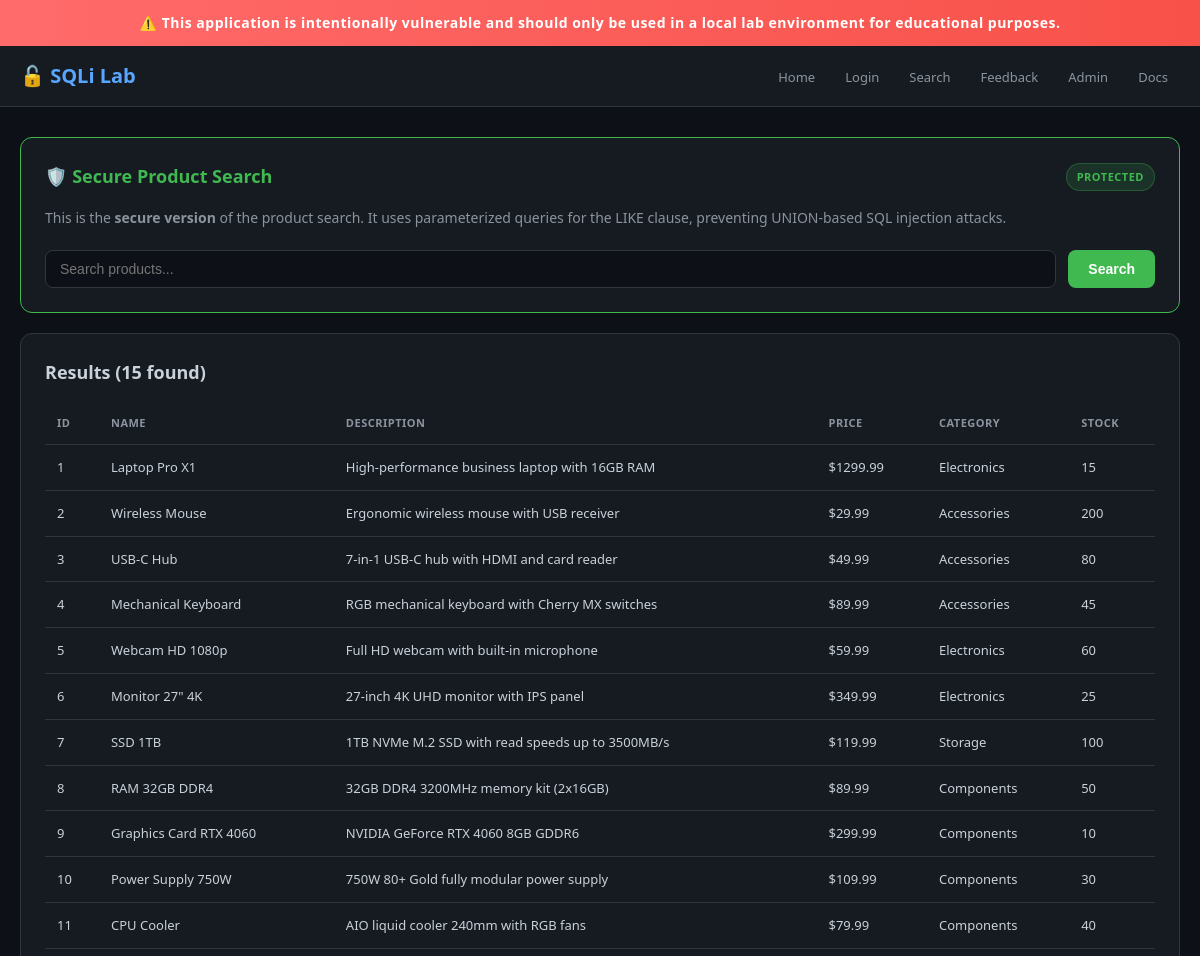
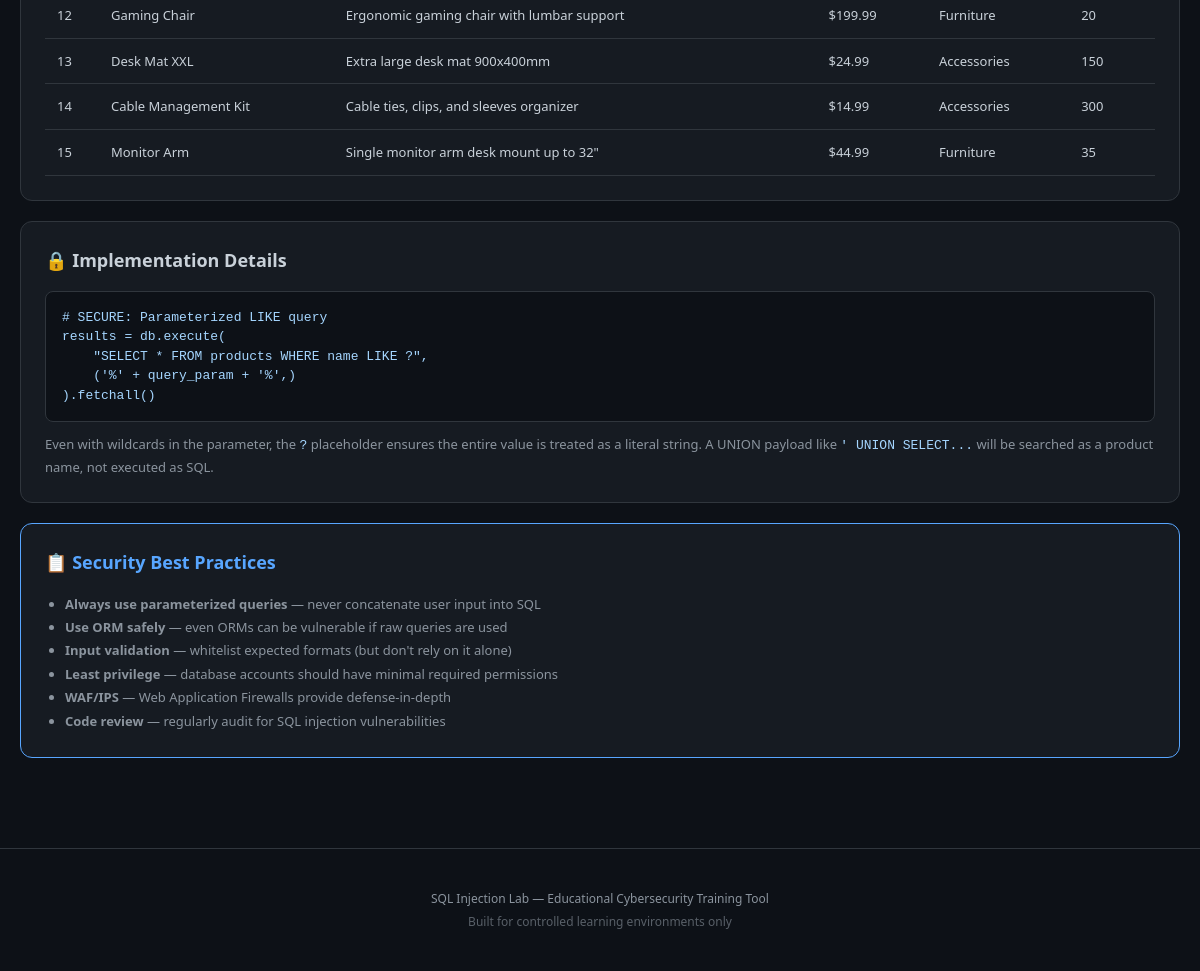
Page /secure/search on the committed database (2 pictures, top to bottom).
### tables this page shows
CREATE TABLE products (
    id INTEGER PRIMARY KEY AUTOINCREMENT,
    name TEXT NOT NULL,
    description TEXT,
    price REAL,
    category TEXT,
    stock INTEGER DEFAULT 0
);

### app.py (the view)
@app.route('/secure/search')
def secure_search():
    query_param = request.args.get('q', '')
    db = get_db()
    results = db.execute(
        "SELECT * FROM products WHERE name LIKE ?",
        ('%' + query_param + '%',)
    ).fetchall()
    return render_template('secure_search.html', results=results, query=query_param)

### app.py (called while the page is built)
def get_db():
    if 'db' not in g:
        g.db = sqlite3.connect(DATABASE)
        g.db.row_factory = sqlite3.Row
    return g.db

### templates/secure_search.html (shortened to what this page needs)
{% extends "base.html" %}
{% block content %}
<div class="card" style="border-color: var(--success);">
    <div class="card-header">
        <span class="card-title" style="color: var(--success);">🛡️ Secure Product Search</span>
        <span class="badge badge-success">Protected</span>
    </div>
    <p style="color: var(--text-muted); font-size: 14px; margin-bottom: 20px;">
        This is the <strong>secure version</strong> of the product search. It uses parameterized
        queries for the LIKE clause, preventing UNION-based SQL injection attacks.
    </p>
    <form method="GET" action="{{ url_for('secure_search') }}">
        <div style="display: flex; gap: 12px;">
            <input type="text" name="q" value="{{ query }}" placeholder="Search products..." style="flex: 1;">
            <button type="submit" class="btn btn-primary" style="background: var(--success);">Search</button>
        </div>
    </form>
</div>
{% if results %}
<div class="card">
    <div class="card-header">
        <span class="card-title">Results ({{ results|length }} found)</span>
    </div>
    <table class="data-table">
        <thead>
            <tr>
                <th>ID</th>
                <th>Name</th>
                <th>Description</th>
                <th>Price</th>
                <th>Category</th>
                <th>Stock</th>
            </tr>
        </thead>
        <tbody>
            {% for row in results %}
            <tr>
                <td>{{ row.id }}</td>
                <td>{{ row.name }}</td>
                <td>{{ row.description }}</td>
                <td>${{ row.price }}</td>
                <td>{{ row.category }}</td>
                <td>{{ row.stock }}</td>
            </tr>
            {% endfor %}
        </tbody>
    </table>
</div>
{% elif query %}
<div class="alert alert-info">No results found for "{{ query }}"</div>
{% endif %}
<div class="card">
    <div class="card-header">
        <span class="card-title">🔒 Implementation Details</span>
    </div>
    <pre><code># SECURE: Parameterized LIKE query
results = db.execute(
    "SELECT * FROM products WHERE name LIKE ?",
    ('%' + query_param + '%',)
).fetchall()</code></pre>
    <p style="color: var(--text-muted); font-size: 13px; margin-top: 12px;">
        Even with wildcards in the parameter, the <code>?</code> placeholder ensures the entire
        value is treated as a literal string. A UNION payload like <code>' UNION SELECT...</code>
        will be searched as a product name, not executed as SQL.
    </p>
</div>
<div class="card" style="border-color: var(--info);">
    <div class="card-header">
        <span class="card-title" style="color: var(--info);">📋 Security Best Practices</span>
    </div>
    <ul style="padding-left: 20px; color: var(--text-muted); font-size: 13px; line-height: 1.8;">
        <li><strong>Always use parameterized queries</strong> — never concatenate user input into SQL</li>
        <li><strong>Use ORM safely</strong> — even ORMs can be vulnerable if raw queries are used</li>
        <li><strong>Input validation</strong> — whitelist expected formats (but don't rely on it alone)</li>
        <li><strong>Least privilege</strong> — database accounts should have minimal required permissions</li>
        <li><strong>WAF/IPS</strong> — Web Application Firewalls provide defense-in-depth</li>
        <li><strong>Code review</strong> — regularly audit for SQL injection vulnerabilities</li>
    </ul>
</div>
{% endblock %}

### templates/base.html (style rules this page uses)
:root { --bg: #0d1117; --bg-secondary: #161b22; --border: #30363d; --text: #c9d1d9; --text-muted: #8b949e; --accent: #58a6ff; --accent-hover: #79b8ff; --danger: #f85149; --warning: #f0883e; --success: #3fb950; --info: #58a6ff; }
* { margin: 0; padding: 0; box-sizing: border-box; }
body { font-family: 'Segoe UI', system-ui, -apple-system, sans-serif; background: var(--bg); color: var(--text); line-height: 1.6; min-height: 100vh; }
.card { background: var(--bg-secondary); border: 1px solid var(--border); border-radius: 12px; padding: 24px; margin-bottom: 20px; }
.card-header { display: flex; align-items: center; justify-content: space-between; margin-bottom: 16px; }
.card-title { font-size: 18px; font-weight: 600; color: var(--text); }
.badge { display: inline-flex; align-items: center; padding: 4px 10px; border-radius: 20px; font-size: 11px; font-weight: 600; text-transform: uppercase; letter-spacing: 0.5px; }
.badge-success { background: rgba(63, 185, 80, 0.15); color: var(--success); border: 1px solid rgba(63, 185, 80, 0.3); }
input[type="text"], input[type="password"], input[type="email"], textarea { width: 100%; padding: 10px 14px; background: var(--bg); border: 1px solid var(--border); border-radius: 8px; color: var(--text); font-size: 14px; }
.btn { display: inline-flex; align-items: center; justify-content: center; gap: 8px; padding: 10px 20px; border: none; border-radius: 8px; font-size: 14px; font-weight: 600; cursor: pointer; transition: all 0.2s; text-decoration: none; }
.btn-primary { background: var(--accent); color: white; }
.data-table { width: 100%; border-collapse: collapse; margin-top: 16px; }
.data-table th, .data-table td { padding: 12px; text-align: left; border-bottom: 1px solid var(--border); font-size: 13px; }
.data-table th { color: var(--text-muted); font-weight: 600; text-transform: uppercase; font-size: 11px; letter-spacing: 0.5px; }
pre { background: #0d1117; border: 1px solid var(--border); border-radius: 8px; padding: 16px; overflow-x: auto; font-size: 13px; line-height: 1.5; }
code { font-family: 'Consolas', 'Monaco', 'Courier New', monospace; color: #a5d6ff; }

### rows in the picture
products: id "1", name "Laptop Pro X1", description "High-performance business laptop with 16GB RAM", price "1299.99", category "Electronics", stock "15"
products: id "2", name "Wireless Mouse", description "Ergonomic wireless mouse with USB receiver", price "29.99", category "Accessories", stock "200"
products: id "3", name "USB-C Hub", description "7-in-1 USB-C hub with HDMI and card reader", price "49.99", category "Accessories", stock "80"
products: id "4", name "Mechanical Keyboard", description "RGB mechanical keyboard with Cherry MX switches", price "89.99", category "Accessories", stock "45"
products: id "5", name "Webcam HD 1080p", description "Full HD webcam with built-in microphone", price "59.99", category "Electronics", stock "60"
products: id "6", name "Monitor 27\" 4K", description "27-inch 4K UHD monitor with IPS panel", price "349.99", category "Electronics", stock "25"
products: id "7", name "SSD 1TB", description "1TB NVMe M.2 SSD with read speeds up to 3500MB/s", price "119.99", category "Storage", stock "100"
products: id "8", name "RAM 32GB DDR4", description "32GB DDR4 3200MHz memory kit (2x16GB)", price "89.99", category "Components", stock "50"
products: id "9", name "Graphics Card RTX 4060", description "NVIDIA GeForce RTX 4060 8GB GDDR6", price "299.99", category "Components", stock "10"
products: id "10", name "Power Supply 750W", description "750W 80+ Gold fully modular power supply", price "109.99", category "Components", stock "30"
products: id "11", name "CPU Cooler", description "AIO liquid cooler 240mm with RGB fans", price "79.99", category "Components", stock "40"
products: id "12", name "Gaming Chair", description "Ergonomic gaming chair with lumbar support", price "199.99", category "Furniture", stock "20"
products: id "13", name "Desk Mat XXL", description "Extra large desk mat 900x400mm", price "24.99", category "Accessories", stock "150"
products: id "14", name "Cable Management Kit", description "Cable ties, clips, and sleeves organizer", price "14.99", category "Accessories", stock "300"
products: id "15", name "Monitor Arm", description "Single monitor arm desk mount up to 32\"", price "44.99", category "Furniture", stock "35"

### other values in the picture
{{ results|length }} "15"
